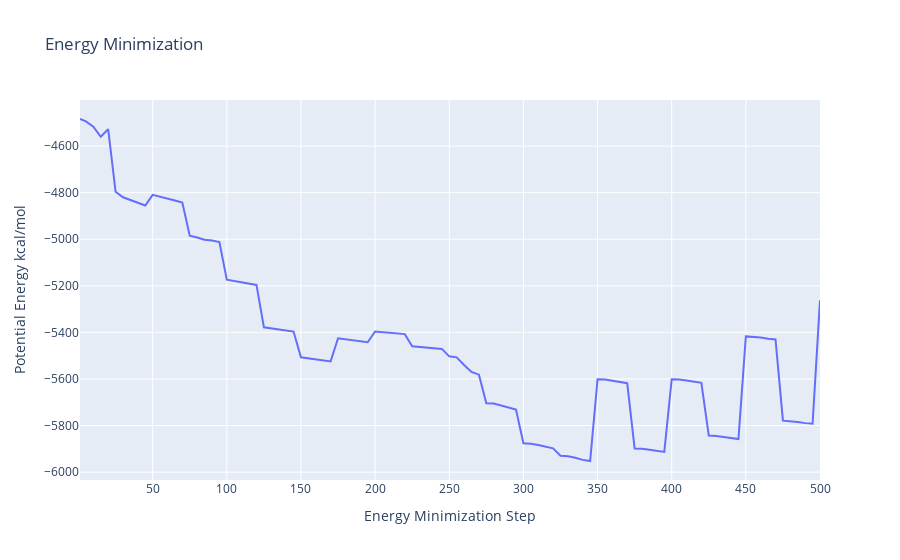

Notebook source saved alongside this figure:
### Code cell
#Read data from file and filter energy values higher than 1000 Kj/mol^-1
with open(output_n_min_dat_path,'r') as energy_file:
    x,y = map(
        list,
        zip(*[
            (float(line.split()[0]),float(line.split()[1]))
            for line in energy_file 
            if not line.startswith(("#","@")) 
            if float(line.split()[1]) < 1000 
        ])
    )

plotly.offline.init_notebook_mode(connected=True)

fig = {
    "data": [go.Scatter(x=x, y=y)],
    "layout": go.Layout(title="Energy Minimization",
                        xaxis=dict(title = "Energy Minimization Step"),
                        yaxis=dict(title = "Potential Energy kcal/mol")
                       )
}

plotly.offline.iplot(fig)

### Figure 1 — Plotly figure (JSON) as saved in the notebook; plotly's stock layout.template omitted (floating-point values rounded to 4 significant figures)
{"data": [{"type": "scatter", "x": [1, 5, 10, 15, 20, 25, 30, 35, 40, 45, 50, 55, 60, 65, 70, 75, 80, 85, 90, 95, 100, 105, 110, 115, 120, 125, 130, 135, 140, 145, 150, 155, 160, 165, 170, 175, 180, 185, 190, 195, 200, 205, 210, 215, 220, 225, 230, 235, 240, 245, 250, 255, 260, 265, 270, 275, 280, 285, 290, 295, 300, 305, 310, 315, 320, 325, 330, 335, 340, 345, 350, 355, 360, 365, 370, 375, 380, 385, 390, 395, 400, 405, 410, 415, 420, 425, 430, 435, 440, 445, 450, 455, 460, 465, 470, 475, 480, 485, 490, 495, 500], "y": [-4484.0, -4494.0, -4516.0, -4560.0, -4527.0, -4796.0, -4820.0, -4832.0, -4844.0, -4855, -4810.0, -4817.0, -4827.0, -4834, -4842.0, -4985.0, -4992.0, -5002.0, -5006.0, -5012.0, -5174.0, -5179.0, -5185.0, -5191.0, -5196.0, -5378.0, -5383.0, -5387.0, -5392, -5396.0, -5507.0, -5511.0, -5515.0, -5519.0, -5525.0, -5425.0, -5429.0, -5433, -5439, -5442.0, -5396.0, -5399.0, -5402.0, -5405.0, -5407.0, -5460, -5463.0, -5466.0, -5468.0, -5471.0, -5503.0, -5507.0, -5540.0, -5570.0, -5581.0, -5704, -5706.0, -5714.0, -5724.0, -5731.0, -5876.0, -5878.0, -5884.0, -5892.0, -5898, -5930.0, -5931.0, -5938.0, -5947.0, -5952.0, -5601.0, -5602.0, -5608.0, -5614.0, -5618, -5898.0, -5900.0, -5904.0, -5910.0, -5913.0, -5601.0, -5602.0, -5607.0, -5613.0, -5616.0, -5843.0, -5844.0, -5849.0, -5855.0, -5858.0, -5417.0, -5418.0, -5422.0, -5427.0, -5430, -5779, -5780.0, -5784.0, -5790.0, -5792.0, -5262.0]}], "layout": {"title": {"text": "Energy Minimization"}, "xaxis": {"title": {"text": "Energy Minimization Step"}}, "yaxis": {"title": {"text": "Potential Energy kcal/mol"}}}}
